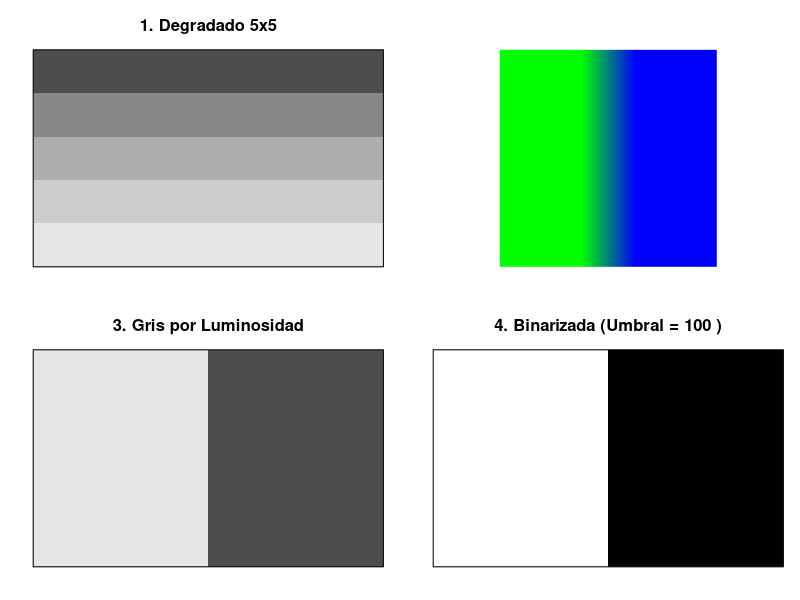

The R script that drew this image:
# ==========================================
# 1. CONSTRUCCIÓN DE DATOS (Tu código original)
# ==========================================
# Reconstruye el degradado con matrix()
fila <- seq(0, 250, length.out = 5)
gris <- matrix(rep(fila, each = 5), nrow = 5, ncol = 5, byrow = TRUE)

cat("Dimensiones (dim):", dim(gris), "\n")
cat("Promedio (mean):", mean(gris), "\n")

# Reconstruye la imagen RGB de dos mitades
rgb <- array(0, dim = c(4, 4, 3))
rgb[, 1:2, 1] <- 0   # R
rgb[, 1:2, 2] <- 255 # G
rgb[, 1:2, 3] <- 0   # B

rgb[, 3:4, 1] <- 0   # R
rgb[, 3:4, 2] <- 0   # G
rgb[, 3:4, 3] <- 255 # B

cat("Píxel [1,1] (Verde):", rgb[1, 1, ], "\n")
cat("Píxel [1,4] (Azul):", rgb[1, 4, ], "\n")

# Gris por luminosidad ponderada
gris_luminosidad <- 0.299 * rgb[, , 1] + 0.587 * rgb[, , 2] + 0.114 * rgb[, , 3]
cat("\nGris Luminosidad en R:\n")
print(gris_luminosidad)


# ==========================================
# 2. GENERACIÓN DE GRÁFICOS
# ==========================================

# Configurar la ventana de gráficos para mostrar 2x2 (4 gráficos)
par(mfrow = c(2, 2), mar = c(2, 2, 3, 1)) 

# --- GRÁFICO 1: Degradado en escala de grises ---
# Usamos image() y giramos la matriz para que se vea como en Python
image(t(gris)[, nrow(gris):1], 
      col = gray.colors(256), 
      main = "1. Degradado 5x5", 
      axes = FALSE)
box()

# --- GRÁFICO 2: Imagen RGB (Verde y Azul) ---
# Convertimos el array a un objeto raster para poder graficarlo
img_rgb <- as.raster(rgb / 255) 
plot(img_rgb, 
     main = "2. Imagen RGB (Verde y Azul)", 
     axes = FALSE)

# --- GRÁFICO 3: Imagen en escala de grises (Luminosidad) ---
image(t(gris_luminosidad)[, nrow(gris_luminosidad):1], 
      col = gray.colors(256), 
      main = "3. Gris por Luminosidad", 
      axes = FALSE)
box()

# --- GRÁFICO 4: Binarización ---
# Definimos un umbral (por ejemplo 100) y binarizamos
umbral <- 100
binaria <- gris_luminosidad > umbral

image(t(binaria)[, nrow(binaria):1], 
      col = c("black", "white"), 
      main = paste("4. Binarizada (Umbral =", umbral, ")"), 
      axes = FALSE)
box()

# Restaurar la configuración original de los gráficos
par(mfrow = c(1, 1))
